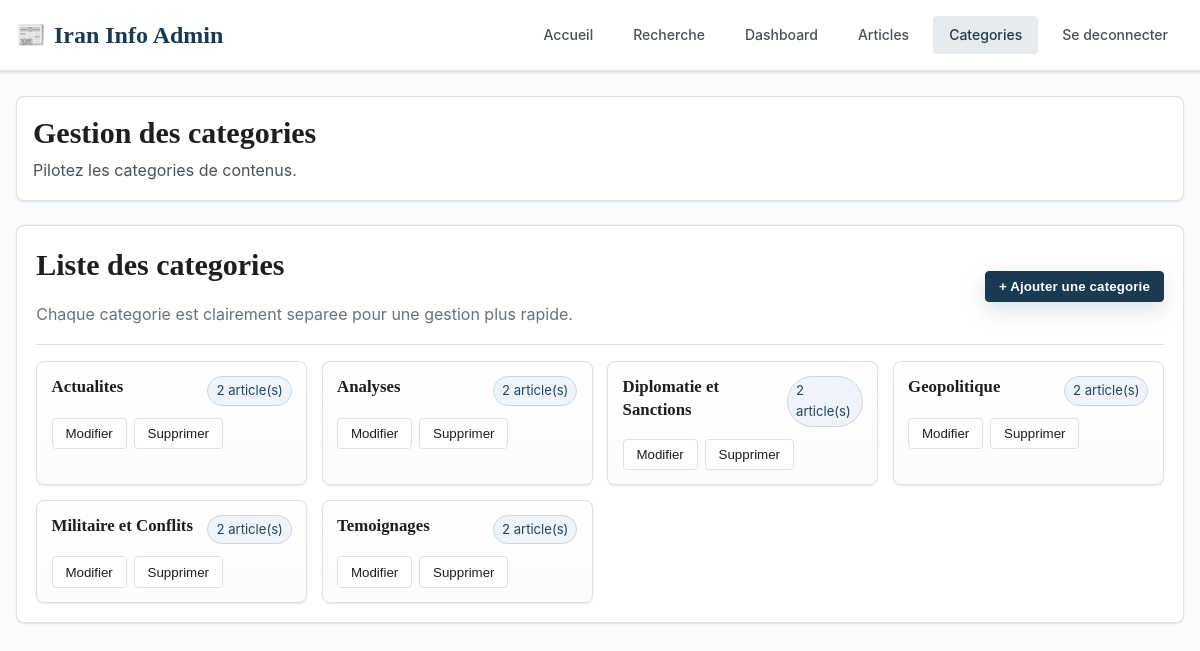
Page /admin/categories (signed in) on the committed database.
### tables this page shows
CREATE TABLE categorie(
   id INT AUTO_INCREMENT,
   libelle VARCHAR(50),
   PRIMARY KEY(id)
);

### src/Controllers/AdminController.php (called while the page is built, shortened)
<?php
class AdminController
{
    private $categoryModel;
    public function __construct()
    {
        $this->categoryModel = new Category();
    }
    public function listCategories()
    {
        $categories = $this->categoryModel->findAllWithCount();
        require_once __DIR__ . '/../Views/admin/categories/index.php';
    }
}

### src/Core/Router.php (called while the page is built, shortened)
<?php
class Router
{
    private $routes = [];
    public function add($method, $route, $handler)
    {
        $route = trim($route, '/');
        $route = preg_replace('/\{([a-z]+)\}/', '(?P<$1>[a-z0-9-]+)', $route);
        $route = '#^' . $route . '$#';
        $this->routes[] = [
            'method' => $method,
            'route' => $route,
            'handler' => $handler
        ];
    }
    public function dispatch($method, $uri)
    {
        $uri = parse_url((string) $uri, PHP_URL_PATH) ?? '/';
        $uri = trim((string) $uri, '/');
        foreach ($this->routes as $route) {
            if ($route['method'] === $method && preg_match($route['route'], $uri, $matches)) {
                $params = array_filter($matches, 'is_string', ARRAY_FILTER_USE_KEY);
                $handler = explode('@', $route['handler']);
                $methodName = $handler[1];
                $controller = new $controllerName();
                return $controller->$methodName($params);
            }
        }
    }
}

### index.php (called while the page is built, shortened)
<?php
require_once __DIR__ . '/config/config.php';
spl_autoload_register(function ($class) {
    $baseDir = __DIR__ . '/src/';
    $file = $baseDir . str_replace('\\', '/', $class) . '.php';
});
$router = new Router();
$router->add('GET', '/', 'FrontController@home');
$router->add('GET', '/article/{id}', 'FrontController@showArticle');
$router->add('GET', '/categorie/{id}', 'FrontController@showCategory');
$router->add('GET', '/search', 'FrontController@search');
$router->add('GET', '/admin/login', 'AuthController@showLogin');
$router->add('POST', '/admin/login', 'AuthController@login');
$router->add('GET', '/admin/logout', 'AuthController@logout');
$router->add('GET', '/admin/dashboard', 'AdminController@dashboard');
$router->add('GET', '/admin/articles', 'AdminController@listArticles');
$router->add('POST', '/admin/articles/store', 'AdminController@storeArticle');
$router->add('POST', '/admin/articles/update/{id}', 'AdminController@updateArticle');
$router->add('POST', '/admin/articles/delete/{id}', 'AdminController@deleteArticle');
$router->add('POST', '/admin/articles/images/delete/{id}', 'AdminController@deleteArticleImage');
$router->add('GET', '/admin/categories', 'AdminController@listCategories');
$router->add('POST', '/admin/categories/store', 'AdminController@storeCategory');
$router->add('POST', '/admin/categories/update/{id}', 'AdminController@updateCategory');
$router->add('POST', '/admin/categories/delete/{id}', 'AdminController@deleteCategory');
$router->dispatch($_SERVER['REQUEST_METHOD'], $_SERVER['REQUEST_URI']);

### config/config.php (called while the page is built, shortened)
<?php
if (!function_exists('app_url')) {
    function app_url($path = '')
    {
        $path = ltrim((string) $path, '/');
        return $path === '' ? APP_URL : APP_URL . '/' . $path;
    }
}

### src/Core/Database.php (called while the page is built, shortened)
<?php
class Database
{
    private static $instance = null;
    private function __construct()
    {
        try {
            $this->connection = new PDO(
                "mysql:host=" . DB_HOST . ";dbname=" . DB_NAME . ";charset=utf8mb4",
                DB_USER,
                DB_PASS,
                [
                    PDO::ATTR_ERRMODE => PDO::ERRMODE_EXCEPTION,
                    PDO::ATTR_DEFAULT_FETCH_MODE => PDO::FETCH_ASSOC,
                    PDO::ATTR_EMULATE_PREPARES => false
                ]
            );
        } catch (PDOException $e) {
            die("Erreur de connexion : " . $e->getMessage());
        }
    }
    public static function getInstance()
    {
        if (self::$instance === null) {
            self::$instance = new self();
        }
        return self::$instance->connection;
    }
}

### src/Models/Category.php (called while the page is built, shortened)
<?php
class Category
{
    private $db;
    public function __construct()
    {
        $this->db = Database::getInstance();
    }
    public function findAllWithCount()
    {
        $sql = "SELECT c.id, c.libelle, c.libelle AS name, COUNT(a.id) AS article_count
                FROM categorie c
                LEFT JOIN article a ON a.id_categorie = c.id
                GROUP BY c.id, c.libelle
                ORDER BY c.libelle ASC";
        $stmt = $this->db->query($sql);
        return $stmt->fetchAll();
    }
}

### src/Views/admin/categories/index.php (the view, shortened to what this page needs)
<?php
$categories = $categories ?? [];
?>
<!DOCTYPE html>
<html lang="fr">
<head>
    <link rel="stylesheet" href="<?= htmlspecialchars(app_url('assets/css/variables.min.css'), ENT_QUOTES, 'UTF-8') ?>">
    <link rel="stylesheet" href="<?= htmlspecialchars(app_url('assets/css/style.min.css'), ENT_QUOTES, 'UTF-8') ?>">
    <link rel="stylesheet" href="<?= htmlspecialchars(app_url('assets/css/responsive.min.css'), ENT_QUOTES, 'UTF-8') ?>">
    <link rel="stylesheet" href="<?= htmlspecialchars(app_url('assets/css/admin-dashboard.min.css'), ENT_QUOTES, 'UTF-8') ?>">
</head>
<body>
    <header class="site-header admin-site-header" role="banner">
        <div class="container">
            <a href="<?= htmlspecialchars(app_url(), ENT_QUOTES, 'UTF-8') ?>" class="site-logo" aria-label="Iran Info - Retour a l'accueil">
                <span aria-hidden="true">📰</span>
                <span>Iran Info Admin</span>
            </a>
            <nav class="main-nav admin-main-nav" aria-label="Navigation principale admin">
                <a href="<?= htmlspecialchars(app_url(), ENT_QUOTES, 'UTF-8') ?>">Accueil</a>
                <a href="<?= htmlspecialchars(app_url('search'), ENT_QUOTES, 'UTF-8') ?>">Recherche</a>
                <a href="<?= htmlspecialchars(app_url('admin/dashboard'), ENT_QUOTES, 'UTF-8') ?>">Dashboard</a>
                <a href="<?= htmlspecialchars(app_url('admin/articles'), ENT_QUOTES, 'UTF-8') ?>">Articles</a>
                <a class="active" href="<?= htmlspecialchars(app_url('admin/categories'), ENT_QUOTES, 'UTF-8') ?>">Categories</a>
                <a href="<?= htmlspecialchars(app_url('admin/logout'), ENT_QUOTES, 'UTF-8') ?>">Se deconnecter</a>
            </nav>
        </div>
    </header>
<main class="admin-shell container" role="main">
    <section class="admin-page-intro card">
        <h1 class="admin-title">Gestion des categories</h1>
        <p class="admin-subtitle">Pilotez les categories de contenus.</p>
    </section>
    <section class="card list-card">
        <div class="section-toolbar section-toolbar-strong">
            <div>
                <h2>Liste des categories</h2>
                <p class="text-muted" style="margin:.2rem 0 0;">Chaque categorie est clairement separee pour une gestion plus rapide.</p>
            </div>
            <button type="button" class="btn btn-primary btn-add-prominent js-open-modal" data-target-modal="category-create-modal">+ Ajouter une categorie</button>
        </div>
        <?php if (empty($categories)): ?>
            <p class="text-muted">Aucune categorie disponible.</p>
        <?php else: ?>
            <div class="entity-list entity-list-categories">
                <?php foreach ($categories as $cat): ?>
                    <?php $catId = (int) ($cat['id'] ?? 0); ?>
                    <article class="entity-item category-item">
                        <div class="entity-head">
                            <h3 class="item-title"><?= htmlspecialchars((string) ($cat['libelle'] ?? ''), ENT_QUOTES, 'UTF-8') ?></h3>
                            <div class="entity-meta">
                                <span class="tag"><?= (int) ($cat['article_count'] ?? 0) ?> article(s)</span>
                            </div>
                        </div>
                        <footer class="entity-actions">
                            <button
                                type="button"
                                class="btn js-open-category-modal"
                                data-id="<?= $catId ?>"
                                data-libelle="<?= htmlspecialchars((string) ($cat['libelle'] ?? ''), ENT_QUOTES, 'UTF-8') ?>">
                                Modifier
                            </button>
                            <form class="inline" action="<?= htmlspecialchars(app_url('admin/categories/delete/' . $catId), ENT_QUOTES, 'UTF-8') ?>" method="POST" onsubmit="return confirm('Supprimer cette categorie ?');">
                                <button type="submit" class="btn btn-danger">Supprimer</button>
                            </form>
                        </footer>
                    </article>
                <?php endforeach; ?>
            </div>
        <?php endif; ?>
    </section>
</main>
</body>
</html>

### rows in the picture
categorie: libelle "Actualites", article_count "2"
categorie: libelle "Analyses", article_count "2"
categorie: libelle "Diplomatie et Sanctions", article_count "2"
categorie: libelle "Geopolitique", article_count "2"
categorie: libelle "Militaire et Conflits", article_count "2"
categorie: libelle "Temoignages", article_count "2"
